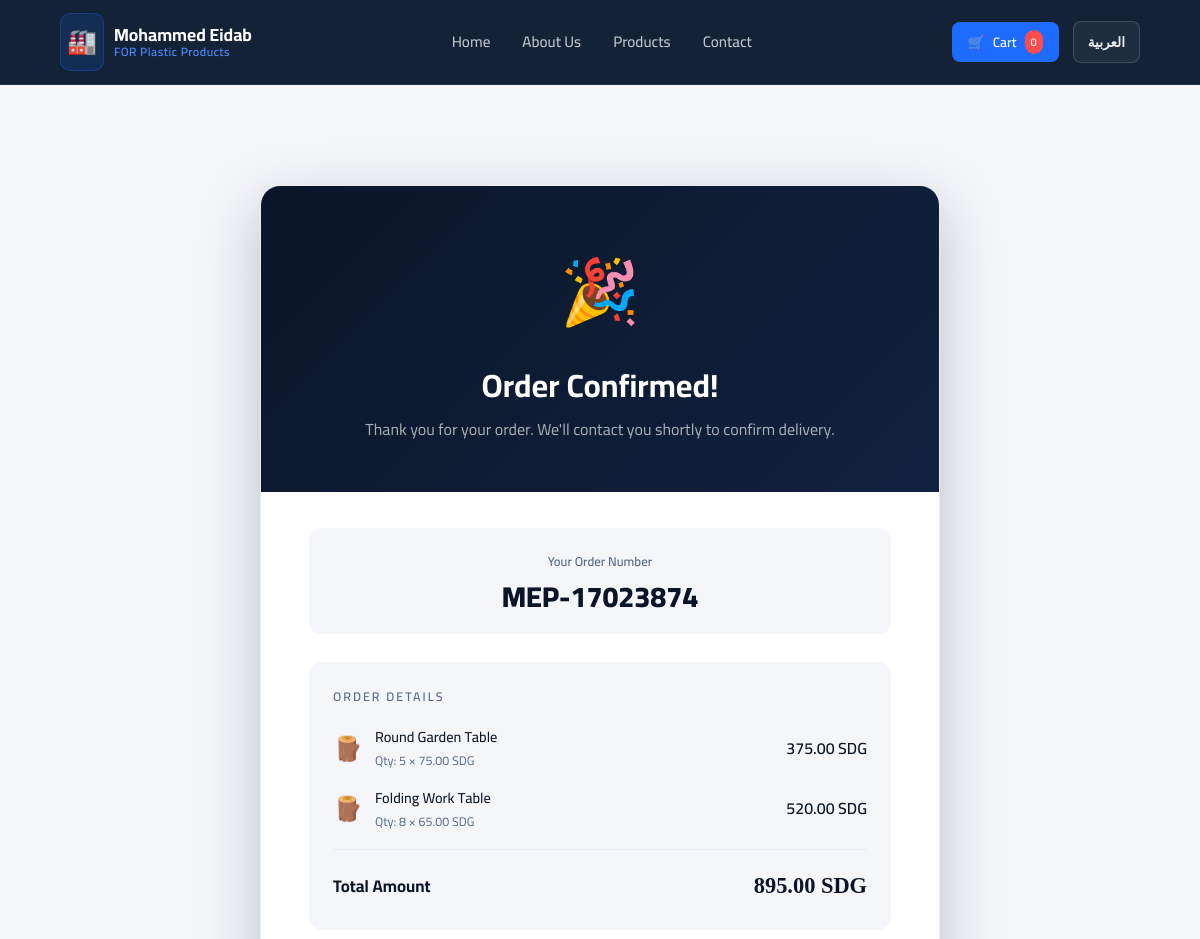
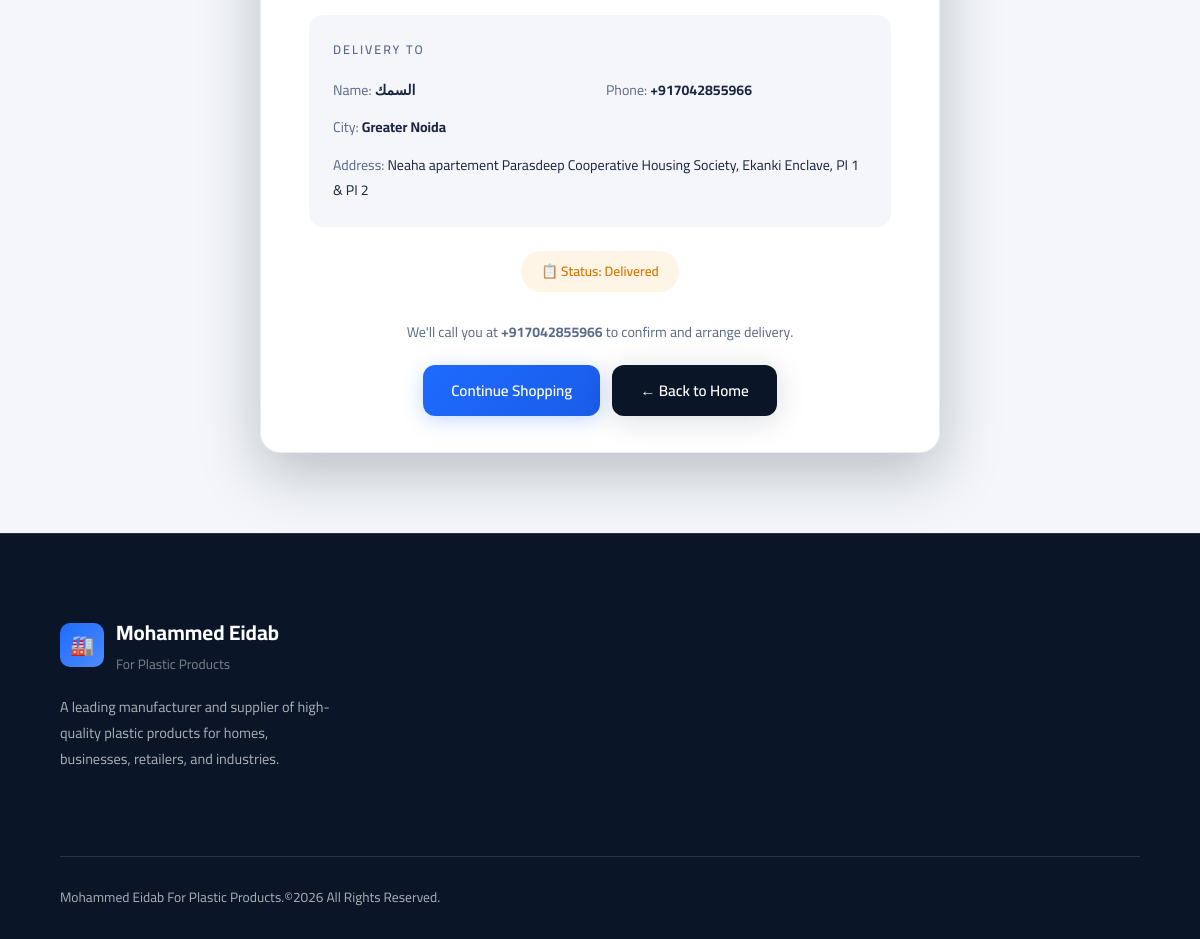
The page /order/success/MEP-17023874 on the database its author committed (2 pictures, top to bottom).
### models.py (models this page shows, shortened)
class Order(db.Model):
    __tablename__ = 'orders'
    id = db.Column(db.Integer, primary_key=True)
    order_number = db.Column(db.String(50), unique=True, nullable=False, index=True)
    customer_id = db.Column(db.Integer, db.ForeignKey('customers.id'), nullable=False)
    status = db.Column(db.String(50), default='Pending', index=True)
    total_amount = db.Column(db.Numeric(10, 2), nullable=False)
    notes = db.Column(db.Text)
    created_at = db.Column(db.DateTime, default=get_utc_now)
    updated_at = db.Column(db.DateTime, default=get_utc_now, onupdate=get_utc_now)
    items = db.relationship('OrderItem', backref='order', lazy=True, cascade="all, delete-orphan")

class Product(db.Model):
    __tablename__ = 'products'
    id = db.Column(db.Integer, primary_key=True)
    name = db.Column(db.String(200), nullable=False)
    name_ar = db.Column(db.String(200))
    category = db.Column(db.String(100), nullable=False, index=True)
    description = db.Column(db.Text)
    price = db.Column(db.Numeric(10, 2), nullable=False)
    stock = db.Column(db.Integer, default=0)
    image = db.Column(db.String(300), default='default.jpg')
    sku = db.Column(db.String(50), unique=True, index=True)
    weight = db.Column(db.String(50))
    dimensions = db.Column(db.String(100))
    material = db.Column(db.String(100), default='High-Quality Plastic')
    color = db.Column(db.String(100))
    is_featured = db.Column(db.Boolean, default=False, index=True)
    is_active = db.Column(db.Boolean, default=True, index=True)
    created_at = db.Column(db.DateTime, default=get_utc_now)
    order_items = db.relationship('OrderItem', backref='product', lazy=True)

class OrderItem(db.Model):
    __tablename__ = 'order_items'
    id = db.Column(db.Integer, primary_key=True)
    order_id = db.Column(db.Integer, db.ForeignKey('orders.id'), nullable=False)
    product_id = db.Column(db.Integer, db.ForeignKey('products.id'), nullable=False)
    quantity = db.Column(db.Integer, nullable=False)
    unit_price = db.Column(db.Numeric(10, 2), nullable=False)
    subtotal = db.Column(db.Numeric(10, 2), nullable=False)

class Customer(db.Model):
    __tablename__ = 'customers'
    id = db.Column(db.Integer, primary_key=True)
    name = db.Column(db.String(200), nullable=False)
    email = db.Column(db.String(200))
    phone = db.Column(db.String(50), nullable=False, index=True)
    address = db.Column(db.Text)
    city = db.Column(db.String(100))
    created_at = db.Column(db.DateTime, default=get_utc_now)
    orders = db.relationship('Order', backref='customer', lazy=True)

### app.py (the view)
@app.route('/order/success/<order_number>')
def order_success(order_number):
    order = Order.query.filter_by(order_number=order_number).first_or_404()
    return render_template('order_success.html', order=order)

### app.py (called while the page is built)
@app.context_processor
def inject_translations():
    lang = session.get('lang', 'en')
    return dict(
        t=TRANSLATIONS.get(lang, TRANSLATIONS['en']),
        current_lang=lang,
    )

### templates/order_success.html (shortened to what this page needs)
{% extends "base.html" %}
{% block content %}
{% set cat_translations = {
  'Plastic Chairs': 'كراسي بلاستيكية',
  'Plastic Tables': 'طاولات بلاستيكية',
  'Plastic Buckets': 'جراكن وجرادل',
  'Plastic Containers': 'حافظات وبوكسات',
  'Storage Products': 'صناديق تخزين',
  'Household Products': 'أدوات منزلية',
  'Industrial Products': 'منتجات صناعية'
} %}
{% set cat_emojis = {'Plastic Chairs': '🪑', 'Plastic Tables': '🪵', 'Plastic Buckets': '🪣', 'Plastic Containers': '📦', 'Storage Products': '🗄️', 'Household Products': '🏠', 'Industrial Products': '🏭'} %}
<section class="section section-gray confirmation-section">
  <div class="success-card animate-up">
    <div class="success-header">
      <div class="success-icon">🎉</div>
      <h2>
        {% if current_lang == 'ar' %}تمت عملية الشراء بنجاح!{% else %}Order Confirmed!{% endif %}
      </h2>
      <p>
        {% if current_lang == 'ar' %}شكراً لطلبك وثقتك بنا. سنتواصل معك قريباً عبر الهاتف لتأكيد تفاصيل وموعد التوصيل.{% else %}Thank you for your order. We'll contact you shortly to confirm delivery.{% endif %}
      </p>
    </div>
    <div class="success-body">
      <div class="order-num">
        <label>{% if current_lang == 'ar' %}رقم الطلب الخاص بك{% else %}Your Order Number{% endif %}</label>
        <h3>{{ order.order_number }}</h3>
      </div>
      <div class="info-block-card">
        <div class="info-block-title">
          {% if current_lang == 'ar' %}تفاصيل المنتجات{% else %}Order Details{% endif %}
        </div>
        {% for item in order.items %}
        <div class="conf-item-row">
          <div style="font-size: 1.5rem;">{{ cat_emojis.get(item.product.category, '📦') }}</div>
          <div style="flex: 1;">
            <div class="conf-item-name">
              {{ item.product.name_ar if (current_lang == 'ar' and item.product.name_ar) else item.product.name }}
            </div>
            <div class="conf-item-meta">
              {% if current_lang == 'ar' %}
                الكمية: {{ item.quantity }} × {{ "%.2f"|format(item.unit_price) }} جنيه سوداني
              {% else %}
                Qty: {{ item.quantity }} × {{ "%.2f"|format(item.unit_price) }} SDG
              {% endif %}
            </div>
          </div>
          <div class="conf-item-subtotal">
            {{ "%.2f"|format(item.subtotal) }}
            <span>{% if current_lang == 'ar' %}جنيه{% else %}SDG{% endif %}</span>
          </div>
        </div>
        {% endfor %}
        <div class="conf-total-row">
          <span>{% if current_lang == 'ar' %}الإجمالي الكلي{% else %}Total Amount{% endif %}</span>
          <span class="conf-total-price">
            {{ "%.2f"|format(order.total_amount) }}
            <span>{% if current_lang == 'ar' %}جنيه سوداني{% else %}SDG{% endif %}</span>
          </span>
        </div>
      </div>
      <div class="info-block-card">
        <div class="info-block-title">
          {% if current_lang == 'ar' %}وجهة التوصيل{% else %}Delivery To{% endif %}
        </div>
        <div class="delivery-details-grid">
          <div><span class="delivery-label">{% if current_lang == 'ar' %}الاسم:{% else %}Name:{% endif %}</span> <strong>{{ order.customer.name }}</strong></div>
          <div><span class="delivery-label">{% if current_lang == 'ar' %}رقم الهاتف:{% else %}Phone:{% endif %}</span> <strong dir="ltr">{{ order.customer.phone }}</strong></div>
          {% if order.customer.city %}
          <div><span class="delivery-label">{% if current_lang == 'ar' %}المدينة:{% else %}City:{% endif %}</span> <strong>{{ order.customer.city }}</strong></div>
          {% endif %}
          <div class="delivery-full-width"><span class="delivery-label">{% if current_lang == 'ar' %}العنوان بالكامل:{% else %}Address:{% endif %}</span> {{ order.customer.address }}</div>
        </div>
      </div>
      <div class="status-badge-container">
        <span class="badge badge-pending status-badge-element">
          {% if current_lang == 'ar' %}
            📋 حالة الطلب:
            {% if order.status == 'Pending' %}قيد المراجعة{% else %}{{ order.status }}{% endif %}
          {% else %}
            📋 Status: {{ order.status }}
          {% endif %}
        </span>
      </div>
      <div class="confirmation-footer-box">
        <p class="confirmation-footer-notice">
          {% if current_lang == 'ar' %}
            سنتصل بك هاتفياً على الرقم <strong dir="ltr">{{ order.customer.phone }}</strong> لتأكيد الطلب وترتيب الشحن اللوجستي.
          {% else %}
            We'll call you at <strong>{{ order.customer.phone }}</strong> to confirm and arrange delivery.
          {% endif %}
        </p>
        <div class="confirmation-btn-cluster">
          <a href="{{ url_for('products') }}" class="btn btn-primary">
            {% if current_lang == 'ar' %}متابعة التسوق{% else %}Continue Shopping{% endif %}
          </a>
          <a href="{{ url_for('index') }}" class="btn btn-dark">
            {% if current_lang == 'ar' %}العودة للرئيسية ←{% else %}← Back to Home{% endif %}
          </a>
        </div>
      </div>
    </div>
  </div>
</section>
{% endblock %}

### static/css/style.css (style rules this page uses)
:root { --navy: #0a1628; --navy-mid: #112240; --navy-light: #1d3461; --accent: #1e6bff; --accent-light: #4d8bff; --accent-glow: rgba(30,107,255,0.25); --gold: #c8a84b; --white: #ffffff; --off-white: #f4f6fa; --gray-light: #e8ecf4; --gray: #9aa5bb; --text: #1a2642; --text-light: #5a6a8a; --glass: rgba(255,255,255,0.07); --glass-border: rgba(255,255,255,0.12); --shadow: 0 4px 30px rgba(10,22,40,0.15); --shadow-heavy: 0 20px 60px rgba(10,22,40,0.25); --radius: 12px; --radius-lg: 20px; --transition: 0.35s cubic-bezier(0.4,0,0.2,1); }
*, *::before, *::after { box-sizing: border-box; margin: 0; padding: 0; }
html { scroll-behavior: smooth; font-size: 16px; }
body { font-family: 'Cairo', sans-serif; background: var(--white); color: var(--text); overflow-x: hidden; line-height: 1.8; text-align: start; }
h1, h2, h3, h4, h5, h6 { font-family: 'Cairo', sans-serif; font-weight: 700; line-height: 1.3; color: var(--navy); }
a { text-decoration: none; color: inherit; }
.btn { display: inline-flex; align-items: center; gap: 8px; padding: 12px 28px; border-radius: var(--radius); font-size: 0.95rem; font-weight: 600; cursor: pointer; border: none; transition: var(--transition); text-decoration: none; }
.btn-primary { background: linear-gradient(135deg, var(--accent), #1a5ce8); color: white; box-shadow: 0 4px 20px var(--accent-glow); }
.btn-dark { background: var(--navy); color: white; box-shadow: var(--shadow); }
.section { padding: 80px 5%; }
.section-gray { background: var(--off-white); }
.badge { display: inline-flex; align-items: center; padding: 4px 12px; border-radius: 20px; font-size: 0.78rem; font-weight: 600; }
.badge-pending { background: rgba(245,158,11,0.1); color: #d97706; }
.success-card { max-width: 680px; margin: 0 auto; background: white; border-radius: var(--radius-lg); border: 1px solid var(--gray-light); overflow: hidden; box-shadow: var(--shadow-heavy); }
.success-header { background: linear-gradient(135deg, var(--navy), var(--navy-mid)); padding: 48px; text-align: center; }
.success-icon { font-size: 4rem; margin-bottom: 16px; }
.success-header h2 { color: white; font-size: 2rem; margin-bottom: 8px; }
.success-header p { color: rgba(255,255,255,0.65); }
.success-body { padding: 36px 48px; }
.order-num { background: var(--off-white); border-radius: var(--radius); padding: 18px 24px; text-align: center; margin-bottom: 28px; }
.order-num label { font-size: 0.8rem; color: var(--text-light); font-weight: 600; }
.order-num h3 { font-size: 1.8rem; color: var(--navy); margin-top: 4px; font-weight: 800; }
.animate-up { animation: fadeInUp 0.7s ease both; }

### templates/base.html (style rules this page uses)
html, body { overflow-x: hidden !important; max-width: 100% !important; width: 100% !important; }

### templates/order_success.html (style rules this page uses)
.confirmation-section { padding-top: 100px; min-height: 100vh; display: flex; align-items: center; justify-content: center; }
.info-block-card { background: var(--off-white); border-radius: 14px; padding: 24px; margin-bottom: 24px; }
.info-block-title { font-size: 0.78rem; font-weight: 600; letter-spacing: 2px; text-transform: uppercase; color: var(--text-light); margin-bottom: 16px; }
.conf-item-row { display: flex; align-items: center; gap: 12px; margin-bottom: 12px; }
.conf-item-name { font-size: 0.9rem; font-weight: 500; color: var(--navy); }
.conf-item-meta { font-size: 0.78rem; color: var(--text-light); }
.conf-item-subtotal { font-weight: 600; color: var(--navy); }
.conf-total-row { border-top: 1px solid var(--gray-light); margin-top: 16px; padding-top: 16px; display: flex; justify-content: space-between; align-items: center; font-weight: 700; font-size: 1.05rem; color: var(--navy); }
.conf-total-price { font-family: 'Cormorant Garamond', serif; font-size: 1.4rem; }
.delivery-details-grid { display: grid; grid-template-columns: 1fr 1fr; gap: 12px; font-size: 0.88rem; }
.delivery-full-width { grid-column: 1 / -1; }
.delivery-label { color: var(--text-light); }
.status-badge-container { text-align: center; margin-bottom: 28px; }
.status-badge-element { font-size: 0.85rem; padding: 8px 20px; }
.confirmation-footer-box { text-align: center; }
.confirmation-footer-notice { color: var(--text-light); font-size: 0.88rem; margin-bottom: 20px; }
.confirmation-btn-cluster { display: flex; gap: 12px; justify-content: center; flex-wrap: wrap; }

### rows shown on the page
Order: order_number "MEP-17023874", total_amount "895.00", status "Delivered"
OrderItem: product "Round Garden Table", quantity "5", unit_price "75.00", subtotal "375.00"
Product: get "🪵"
OrderItem: product "Folding Work Table", quantity "8", unit_price "65.00", subtotal "520.00"
Product: get "🪵"
Customer: customer.name "السمك", customer.phone "+917042855966", customer.city "Greater Noida", customer.address "Neaha apartement Parasdeep Cooperative Housing Society, Ekanki Enclave, PI 1 & PI 2"

### other values the page prints
{{ t['nav_home'] }} "Home"
{{ t['nav_about'] }} "About Us"
{{ t['nav_products'] }} "Products"
{{ t['nav_contact'] }} "Contact"
{{ t['nav_cart'] }} "Cart"
{{ t['footer_rights'] }} "All Rights Reserved."
